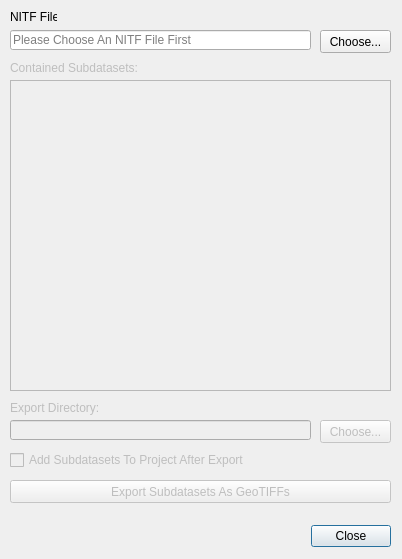
<?xml version="1.0" encoding="UTF-8"?>
<ui version="4.0">
 <class>nitfToolboxDialogBase</class>
 <widget class="QDialog" name="nitfToolboxDialogBase">
  <property name="geometry">
   <rect>
    <x>0</x>
    <y>0</y>
    <width>402</width>
    <height>559</height>
   </rect>
  </property>
  <property name="windowTitle">
   <string>NITF Toolbox</string>
  </property>
  <widget class="QDialogButtonBox" name="button_box">
   <property name="geometry">
    <rect>
     <x>20</x>
     <y>520</y>
     <width>371</width>
     <height>32</height>
    </rect>
   </property>
   <property name="orientation">
    <enum>Qt::Horizontal</enum>
   </property>
   <property name="standardButtons">
    <set>QDialogButtonBox::Close</set>
   </property>
  </widget>
  <widget class="QLabel" name="label_nitfFilename">
   <property name="geometry">
    <rect>
     <x>10</x>
     <y>10</y>
     <width>47</width>
     <height>13</height>
    </rect>
   </property>
   <property name="text">
    <string>NITF File:</string>
   </property>
  </widget>
  <widget class="QLineEdit" name="lineEdit_nitfFilename">
   <property name="enabled">
    <bool>true</bool>
   </property>
   <property name="geometry">
    <rect>
     <x>10</x>
     <y>30</y>
     <width>301</width>
     <height>20</height>
    </rect>
   </property>
   <property name="text">
    <string/>
   </property>
   <property name="readOnly">
    <bool>true</bool>
   </property>
   <property name="placeholderText">
    <string>Please Choose An NITF File First</string>
   </property>
  </widget>
  <widget class="QPushButton" name="pushButton_chooseNITFFile">
   <property name="geometry">
    <rect>
     <x>320</x>
     <y>30</y>
     <width>71</width>
     <height>23</height>
    </rect>
   </property>
   <property name="text">
    <string>Choose...</string>
   </property>
  </widget>
  <widget class="QPushButton" name="pushButton_export">
   <property name="enabled">
    <bool>false</bool>
   </property>
   <property name="geometry">
    <rect>
     <x>10</x>
     <y>480</y>
     <width>381</width>
     <height>23</height>
    </rect>
   </property>
   <property name="text">
    <string>Export Subdatasets As GeoTIFFs</string>
   </property>
  </widget>
  <widget class="QLineEdit" name="lineEdit_exportDirectory">
   <property name="enabled">
    <bool>false</bool>
   </property>
   <property name="geometry">
    <rect>
     <x>10</x>
     <y>420</y>
     <width>301</width>
     <height>20</height>
    </rect>
   </property>
   <property name="readOnly">
    <bool>true</bool>
   </property>
  </widget>
  <widget class="QLabel" name="label_exportDirectory">
   <property name="enabled">
    <bool>false</bool>
   </property>
   <property name="geometry">
    <rect>
     <x>10</x>
     <y>400</y>
     <width>171</width>
     <height>16</height>
    </rect>
   </property>
   <property name="text">
    <string>Export Directory:</string>
   </property>
  </widget>
  <widget class="QPushButton" name="pushButton_chooseExportDirectory">
   <property name="enabled">
    <bool>false</bool>
   </property>
   <property name="geometry">
    <rect>
     <x>320</x>
     <y>420</y>
     <width>71</width>
     <height>23</height>
    </rect>
   </property>
   <property name="text">
    <string>Choose...</string>
   </property>
  </widget>
  <widget class="QListWidget" name="listWidget_subdatasets">
   <property name="enabled">
    <bool>false</bool>
   </property>
   <property name="geometry">
    <rect>
     <x>10</x>
     <y>80</y>
     <width>381</width>
     <height>311</height>
    </rect>
   </property>
   <property name="selectionMode">
    <enum>QAbstractItemView::NoSelection</enum>
   </property>
  </widget>
  <widget class="QLabel" name="label_subdatasets">
   <property name="enabled">
    <bool>false</bool>
   </property>
   <property name="geometry">
    <rect>
     <x>10</x>
     <y>60</y>
     <width>151</width>
     <height>16</height>
    </rect>
   </property>
   <property name="text">
    <string>Contained Subdatasets:</string>
   </property>
  </widget>
  <widget class="QCheckBox" name="checkBox_addToProject">
   <property name="enabled">
    <bool>false</bool>
   </property>
   <property name="geometry">
    <rect>
     <x>10</x>
     <y>450</y>
     <width>271</width>
     <height>20</height>
    </rect>
   </property>
   <property name="layoutDirection">
    <enum>Qt::LeftToRight</enum>
   </property>
   <property name="text">
    <string>Add Subdatasets To Project After Export</string>
   </property>
   <property name="checked">
    <bool>false</bool>
   </property>
  </widget>
 </widget>
 <resources/>
 <connections>
  <connection>
   <sender>button_box</sender>
   <signal>accepted()</signal>
   <receiver>nitfToolboxDialogBase</receiver>
   <slot>accept()</slot>
   <hints>
    <hint type="sourcelabel">
     <x>20</x>
     <y>20</y>
    </hint>
    <hint type="destinationlabel">
     <x>20</x>
     <y>20</y>
    </hint>
   </hints>
  </connection>
  <connection>
   <sender>button_box</sender>
   <signal>rejected()</signal>
   <receiver>nitfToolboxDialogBase</receiver>
   <slot>reject()</slot>
   <hints>
    <hint type="sourcelabel">
     <x>20</x>
     <y>20</y>
    </hint>
    <hint type="destinationlabel">
     <x>20</x>
     <y>20</y>
    </hint>
   </hints>
  </connection>
 </connections>
</ui>
